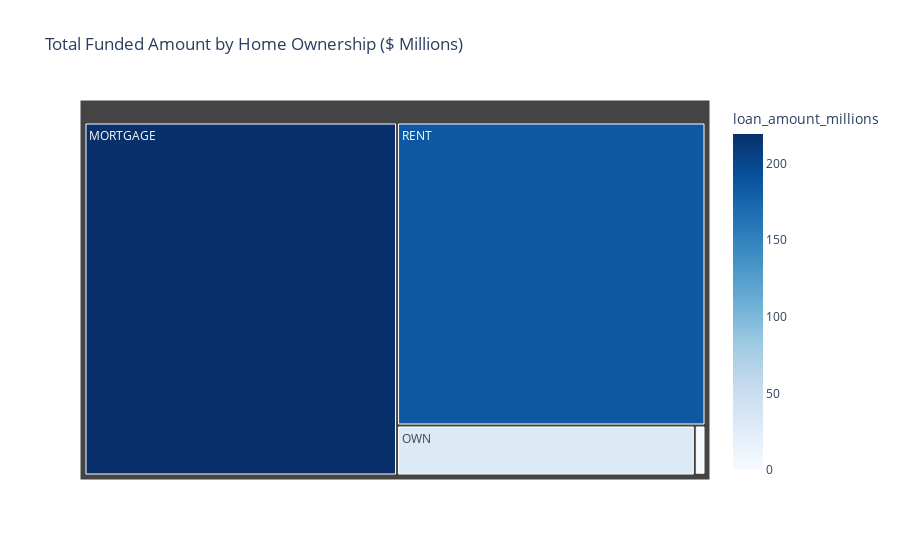

Notebook code for this chart:
### Markdown cell above
### a. Home-ownership by Total Funded Amount

### Code cell
home_funding = df.groupby('home_ownership')['loan_amount'].sum().reset_index()
home_funding['loan_amount_millions'] = home_funding['loan_amount']/1000000

fig = px.treemap(
    home_funding,
    path=['home_ownership'],
    values='loan_amount_millions',
    color='loan_amount_millions',
    color_continuous_scale='Blues',
    title='Total Funded Amount by Home Ownership ($ Millions)',
    hover_data={'loan_amount_millions': ':,.2f'}
)
fig.update_traces(
    hovertemplate='%{label}: $%{value:.2f}M<extra></extra>'
)

fig.show()

### Figure 1 — Plotly figure (JSON) as saved in the notebook; plotly's stock layout.template omitted (floating-point values rounded to 4 significant figures)
{"data": [{"branchvalues": "total", "customdata": [[219.3], [0.0168], [1.045], [29.6], [185.8]], "domain": {"x": [0, 1], "y": [0, 1]}, "hovertemplate": "%{label}: $%{value:.2f}M<extra></extra>", "ids": ["MORTGAGE", "NONE", "OTHER", "OWN", "RENT"], "labels": ["MORTGAGE", "NONE", "OTHER", "OWN", "RENT"], "marker": {"coloraxis": "coloraxis", "colors": [219.3, 0.0168, 1.045, 29.6, 185.8]}, "name": "", "parents": ["", "", "", "", ""], "type": "treemap", "values": [219.3, 0.0168, 1.045, 29.6, 185.8]}], "layout": {"autosize": true, "coloraxis": {"colorbar": {"title": {"text": "loan_amount_millions"}}, "colorscale": [[0, "rgb(247,251,255)"], [0.125, "rgb(222,235,247)"], [0.25, "rgb(198,219,239)"], [0.375, "rgb(158,202,225)"], [0.5, "rgb(107,174,214)"], [0.625, "rgb(66,146,198)"], [0.75, "rgb(33,113,181)"], [0.875, "rgb(8,81,156)"], [1, "rgb(8,48,107)"]]}, "legend": {"tracegroupgap": 0}, "title": {"text": "Total Funded Amount by Home Ownership ($ Millions)"}}}
